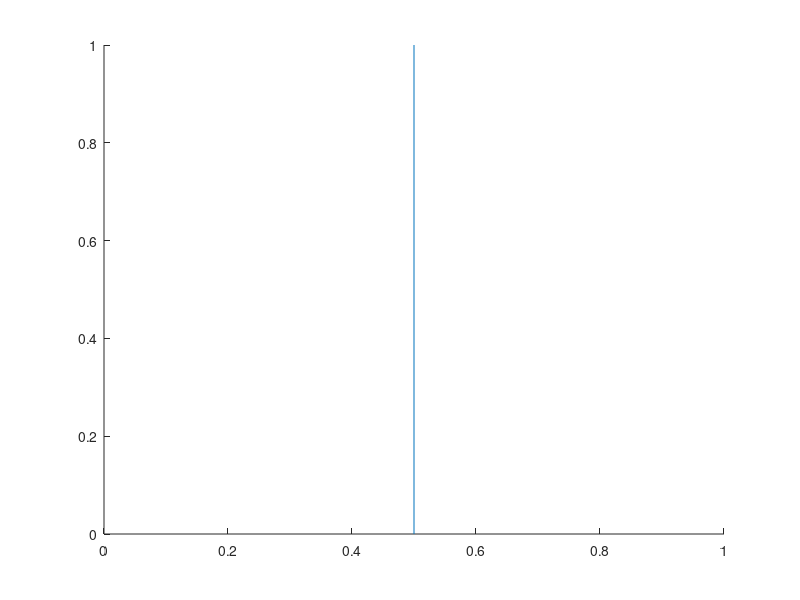

MATLAB code to generate this figure:
function main
clc,close all 
f=figure;
aH=axes('Xlim',[0,1],'Ylim',[0,1]);
h=line([0.5 0.5], [0 1],'ButtonDownFcn',@startDragFcn);
set(f,'WindowButtonUpFcn',@stopDragFcn);


%-----------  vidines funkcijos ------------------
function startDragFcn(varargin)
set(f, 'WindowButtonMotionFcn',@draggingFcn)
end

function draggingFcn(varargin)
pt=get(aH,'Currentpoint');
set(h,'xData',pt(1)*[1 1]);
end

function stopDragFcn(varargin)
set(f, 'WindowButtonMotionFcn','')
end


end